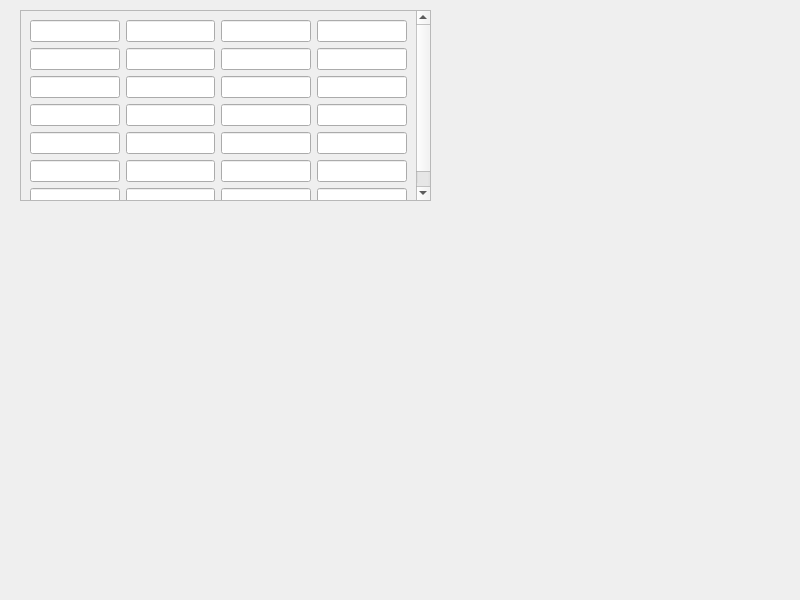
<?xml version="1.0" encoding="UTF-8"?>
<ui version="4.0">
 <class>Widget</class>
 <widget class="QWidget" name="Widget">
  <property name="geometry">
   <rect>
    <x>0</x>
    <y>0</y>
    <width>800</width>
    <height>600</height>
   </rect>
  </property>
  <property name="windowTitle">
   <string>Widget</string>
  </property>
  <widget class="QScrollArea" name="scrollArea">
   <property name="geometry">
    <rect>
     <x>20</x>
     <y>10</y>
     <width>411</width>
     <height>191</height>
    </rect>
   </property>
   <property name="widgetResizable">
    <bool>true</bool>
   </property>
   <widget class="QWidget" name="scrollAreaWidgetContents">
    <property name="geometry">
     <rect>
      <x>0</x>
      <y>0</y>
      <width>392</width>
      <height>222</height>
     </rect>
    </property>
    <layout class="QVBoxLayout" name="verticalLayout_2">
     <item>
      <layout class="QHBoxLayout" name="horizontalLayout_9">
       <item>
        <widget class="QLineEdit" name="lineEdit_33"/>
       </item>
       <item>
        <widget class="QLineEdit" name="lineEdit_34"/>
       </item>
       <item>
        <widget class="QLineEdit" name="lineEdit_35"/>
       </item>
       <item>
        <widget class="QLineEdit" name="lineEdit_36"/>
       </item>
      </layout>
     </item>
     <item>
      <layout class="QHBoxLayout" name="horizontalLayout">
       <item>
        <widget class="QLineEdit" name="lineEdit_3"/>
       </item>
       <item>
        <widget class="QLineEdit" name="lineEdit_2"/>
       </item>
       <item>
        <widget class="QLineEdit" name="lineEdit"/>
       </item>
       <item>
        <widget class="QLineEdit" name="lineEdit_4"/>
       </item>
      </layout>
     </item>
     <item>
      <layout class="QHBoxLayout" name="horizontalLayout_4">
       <item>
        <widget class="QLineEdit" name="lineEdit_13"/>
       </item>
       <item>
        <widget class="QLineEdit" name="lineEdit_14"/>
       </item>
       <item>
        <widget class="QLineEdit" name="lineEdit_15"/>
       </item>
       <item>
        <widget class="QLineEdit" name="lineEdit_16"/>
       </item>
      </layout>
     </item>
     <item>
      <layout class="QHBoxLayout" name="horizontalLayout_5">
       <item>
        <widget class="QLineEdit" name="lineEdit_17"/>
       </item>
       <item>
        <widget class="QLineEdit" name="lineEdit_18"/>
       </item>
       <item>
        <widget class="QLineEdit" name="lineEdit_19"/>
       </item>
       <item>
        <widget class="QLineEdit" name="lineEdit_20"/>
       </item>
      </layout>
     </item>
     <item>
      <layout class="QHBoxLayout" name="horizontalLayout_6">
       <item>
        <widget class="QLineEdit" name="lineEdit_21"/>
       </item>
       <item>
        <widget class="QLineEdit" name="lineEdit_22"/>
       </item>
       <item>
        <widget class="QLineEdit" name="lineEdit_23"/>
       </item>
       <item>
        <widget class="QLineEdit" name="lineEdit_24"/>
       </item>
      </layout>
     </item>
     <item>
      <layout class="QHBoxLayout" name="horizontalLayout_7">
       <item>
        <widget class="QLineEdit" name="lineEdit_25"/>
       </item>
       <item>
        <widget class="QLineEdit" name="lineEdit_26"/>
       </item>
       <item>
        <widget class="QLineEdit" name="lineEdit_27"/>
       </item>
       <item>
        <widget class="QLineEdit" name="lineEdit_28"/>
       </item>
      </layout>
     </item>
     <item>
      <layout class="QHBoxLayout" name="horizontalLayout_8">
       <item>
        <widget class="QLineEdit" name="lineEdit_29"/>
       </item>
       <item>
        <widget class="QLineEdit" name="lineEdit_30"/>
       </item>
       <item>
        <widget class="QLineEdit" name="lineEdit_31"/>
       </item>
       <item>
        <widget class="QLineEdit" name="lineEdit_32"/>
       </item>
      </layout>
     </item>
    </layout>
   </widget>
  </widget>
 </widget>
 <resources/>
 <connections/>
</ui>
